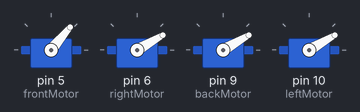
Simulated run of this sketch. Board: Arduino Uno, built with avr-gcc and run on an emulated ATmega328P. On the bench: 4 × servo.

Above: at 5.05 s.
At 14.95 s:
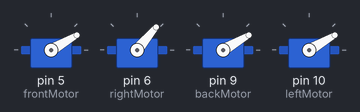
At 19.95 s:
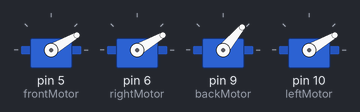
At 24.95 s:
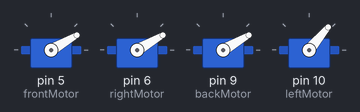
Timing chart, 0 to 31.0 s (numbered marks = the images above):
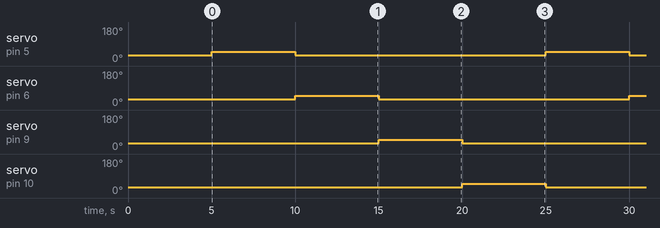

The sketch:

direction.ino
```cpp
#include <Servo.h>

Servo frontMotor;
Servo backMotor;
Servo rightMotor;
Servo leftMotor;


void setup() {
	  frontMotor.attach(5);
    rightMotor.attach(6);
    backMotor.attach(9);
    leftMotor.attach(10);

    frontMotor.write(30);
    rightMotor.write(30);
    backMotor.write(30);
    leftMotor.write(30);

    delay(5000);
}

void loop() {
	frontMotor.write(50);
	delay(5000);
  frontMotor.write(30);
	rightMotor.write(50);
	delay(5000);
  rightMotor.write(30);
	backMotor.write(50);
	delay(5000);
  backMotor.write(30);
	leftMotor.write(50);
	delay(5000);
  leftMotor.write(30);
}
```

Measured:
- by itself, servo on pin 5 (frontMotor), servo on pin 6 (rightMotor), servo on pin 9 (backMotor), servo on pin 10 (leftMotor): alternates 50° for 5.0 s and 30° for 15.0 s
